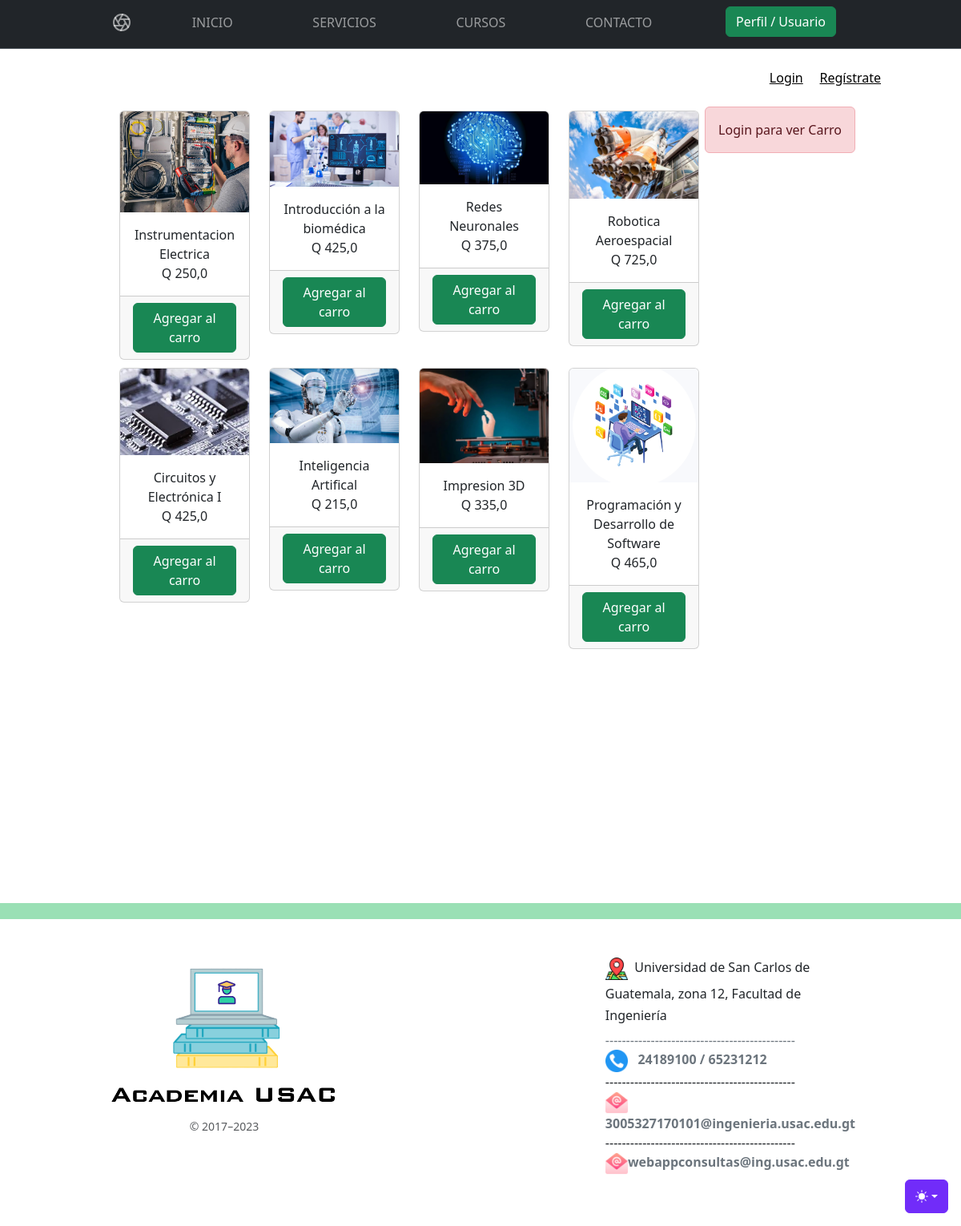
The app's page /tienda/ with its own data.
### tienda/models.py (models this page shows)
class Producto(models.Model):
    nombre=models.CharField(max_length=50)
    descripcion=models.TextField()
    categorias=models.ForeignKey(CategoriaProd, on_delete=models.CASCADE)#el ForeignKey se usa para enlazar un parametro de clase con otra clase.
    imagen=models.ImageField(upload_to="tienda", null=True)
    precio=models.FloatField()
    disponibilidad=models.BooleanField(default=True)
    created=models.DateTimeField(auto_now_add=True)
    updated=models.DateTimeField(auto_now_add=True)
    class Meta:
        verbose_name="Curso"
        verbose_name_plural="Cursos"

### tienda/views.py (the view)
# urls.py: path('tienda/',include('tienda.urls')),
def tienda(request):
    productos=Producto.objects.all()
    return render(request, "tienda/tienda.html", {"productos":productos})

### carro/context_processor.py (called while the page is built)
def importe_total_carro(request):
    total=0
    if request.user.is_authenticated:
        if 'carro' in request.session:
            for key, value in request.session["carro"].items():
                total=total+float(value["precio"]) #solo colocara el total en "tienda" cuando el usuario este autenticado
    else:
        total="Debes hacer login"
    return {"importe_total_carro":total}

### tienda/templates/tienda/tienda.html (shortened to what this page needs)
{% extends "ProyectoWebApp/base.html" %}
{% load static %}
{% block content %}
<div class="container">
    <div style="float:right ;">
        {% if request.user.is_authenticated %}
            {% include "carro/widget.html" %}
        {% else %}
            <div class="alert alert-danger text-center">Login para ver Carro</div>
        {% endif %}
    </div>
    <div class="row">
{% for producto in productos %}
    <div class="col-md-3">
    <div class="card" style="width: 100%; margin: 5px 5px;">
        <img src="{{producto.imagen.url}}" class="card-img-top">
        <div class="card-body" style="text-align: center;">
            <h7 class="card-title">{{producto.nombre}}</h7>
            <p class="card-text"> Q&nbsp;{{producto.precio}}</p>
        </div>
        <div class="card-footer text-center">
            <a href="{% url 'carro:agregar' producto.id %}" class="btn btn-success">Agregar al carro</a>
        </div>
    </div>
    </div>
{% endfor %}
    </div>
</div>
<div class="barra"></div>
{% endblock %}

### ProyectoWebApp/templates/ProyectoWebApp/base.html (shortened to what this page needs)
<!doctype html>
<html lang="en" data-bs-theme="auto">
  <head>
    {% load static %}
    <link rel="stylesheet" href="https://cdn.jsdelivr.net/npm/@docsearch/css@3">
<link href="{% static 'ProyectoWebApp1version/bootstrap/dist/css/bootstrap.min.css' %}" rel="stylesheet">
<link rel="stylesheet" href="https://cdn.jsdelivr.net/npm/bootstrap-icons@1.11.1/font/bootstrap-icons.css">
    <link href="{% static 'ProyectoWebApp1version/css/product.css' %}" rel="stylesheet">
  </head>
  <body>
    <div class="dropdown position-fixed bottom-0 end-0 mb-3 me-3 bd-mode-toggle">
      <button class="btn btn-bd-primary py-2 dropdown-toggle d-flex align-items-center"
              id="bd-theme"
              type="button"
              aria-expanded="false"
              data-bs-toggle="dropdown"
              aria-label="Toggle theme (auto)">
        <svg class="bi my-1 theme-icon-active" width="1em" height="1em"><use href="#circle-half"></use></svg>
      </button>
    </div>
<nav class="navbar navbar-expand-md bg-dark sticky-top border-bottom" data-bs-theme="dark">
  <div class="container">
    <div class="offcanvas offcanvas-end" tabindex="-1" id="#offcanvas" aria-labelledby="#offcanvasLabel">
      <div class="offcanvas-body">
        <ul class="navbar-nav flex-grow-1 justify-content-between">
          <li class="nav-item"><a class="nav-link" href="#">
            <svg class="bi" width="24" height="24"><use xlink:href="#aperture"/></svg>
          </a></li>
          <li class="nav-item {% if request.path == '/' %} active{% endif %} px-lg-4">
            <a class="nav-link text-uppercase text-expanded" href="{% url 'Home' %}">Inicio</a></li>
          <li class="nav-item {% if request.path == '/servicios/' %} active{% endif %} px-lg-4">
            <a class="nav-link text-uppercase text-expanded" href="{% url 'Servicios' %}">Servicios</a></li>
          <li class="nav-item {% if request.path == '/tienda/' %} active{% endif %} px-lg-4">
            <a class="nav-link text-uppercase text-expanded" href="{% url 'Tienda' %}">Cursos</a></li>
          <li class="nav-item {% if request.path == '/contacto/' %} active{% endif %} px-lg-4">
            <a class="nav-link text-uppercase text-expanded" href="{% url 'Contacto' %}">Contacto</a></li>
          <li class="nav-item {% if request.path == '/usuario/' %} active{% endif %} px-lg-4">
            <a class="btn btn-success" href="{% url 'Usuario' %}">Perfil / Usuario</a></li>
        </ul>
      </div>
    </div>
  </div>
</nav>
<br/>
<div style="text-align: right; margin-right: 100px; color: black;">
  {% if user.is_authenticated %}
  Bienvenido {{ user.username }} &nbsp;&nbsp;<a href="{% url 'cerrar_sesion' %}" class="btn btn-sm btn-success">Cerrar sesión</a>
  {% else %}
  <a href="{% url 'logear'%}" style="color: black;">Login</a> &nbsp; &nbsp; <a href="{% url 'Autenticacion'%}" style="color: black;">Regístrate</a>
  {% endif %}
  </div>
{% block content %}
{% endblock %}
<footer class="container py-5">
  <div class="row gutter-x-20">
    <div class="text-center col-12 col-md-4">
      <img src="media/bannerinferior/USAC2.png" alt="Descripción de la imagen" class="d-block mb-2 mx-auto" style="width: 100%;">
      <small class="d-block mb-3 text-body-secondary">&copy; 2017–2023</small>
    </div>
    <div class="text-center col-6 col-md">
    </div>
    <div class="col-6 col-md">
      <h6><img src="media/bannerinferior/mapa.png" alt="iconomapa" style="width: 9%">&nbsp;&nbsp;Universidad de San Carlos de</h6>
      <h6> Guatemala, zona 12, Facultad de</h6>
      <h6> Ingeniería</h6>
      <ul class="list-unstyled text-small">
        <li><a class="link-secondary text-decoration-none" href="#">----------------------------------------------</a></li>
        <li><a class="link-secondary text-decoration-none" href="#"><img src="media/bannerinferior/telefono.png" alt="iconoTelefono" style="width: 9%"><strong>&nbsp;&nbsp; 24189100 / 65231212</strong></a></li>
        <li><a class="link-secondary text-decoration-none" href="#"></a>----------------------------------------------</li>
        <li><a class="link-secondary text-decoration-none" href="#"><img src="media/bannerinferior/correo.png" alt="iconoTelefono" style="width: 9%"><strong>3005327170101@ingenieria.usac.edu.gt</strong></a></li>
        <li><a class="link-secondary text-decoration-none" href="#"></a>----------------------------------------------</li>
        <li><a class="link-secondary text-decoration-none" href="#"><img src="media/bannerinferior/correo.png" alt="iconoTelefono" style="width: 9%"><strong>webappconsultas@ing.usac.edu.gt</strong></a></li>
      </ul>
    </div>
  </div>
</footer>
    </body>
</html>

### ProyectoWebApp/static/ProyectoWebApp1version/css/product.css (style rules this page uses)
.container { max-width: 960px; }
.barra { width: 100%; height: 20px; background-color: #20bb5b73; }

### ProyectoWebApp/templates/ProyectoWebApp/base.html (style rules this page uses)
.bi { vertical-align: -.125em; fill: currentColor; }
.btn-bd-primary { --bd-violet-bg: #712cf9; --bd-violet-rgb: 112.520718, 44.062154, 249.437846; --bs-btn-font-weight: 600; --bs-btn-color: var(--bs-white); --bs-btn-bg: var(--bd-violet-bg); --bs-btn-border-color: var(--bd-violet-bg); --bs-btn-hover-color: var(--bs-white); --bs-btn-hover-bg: #6528e0; --bs-btn-hover-border-color: #6528e0; --bs-btn-focus-shadow-rgb: var(--bd-violet-rgb); --bs-btn-active-color: var(--bs-btn-hover-color); --bs-btn-active-bg: #5a23c8; --bs-btn-active-border-color: #5a23c8; }
.bd-mode-toggle { z-index: 1500; }

### records on screen
Producto: imagen (picture), nombre "Instrumentacion Electrica", precio "250,0"
Producto: imagen (picture), nombre "Introducción a la biomédica", precio "425,0"
Producto: imagen (picture), nombre "Redes Neuronales", precio "375,0"
Producto: imagen (picture), nombre "Robotica Aeroespacial", precio "725,0"
Producto: imagen (picture), nombre "Circuitos y Electrónica I", precio "425,0"
Producto: imagen (picture), nombre "Inteligencia Artifical", precio "215,0"
Producto: imagen (picture), nombre "Impresion 3D", precio "335,0"
Producto: imagen (picture), nombre "Programación y Desarrollo de Software", precio "465,0"
